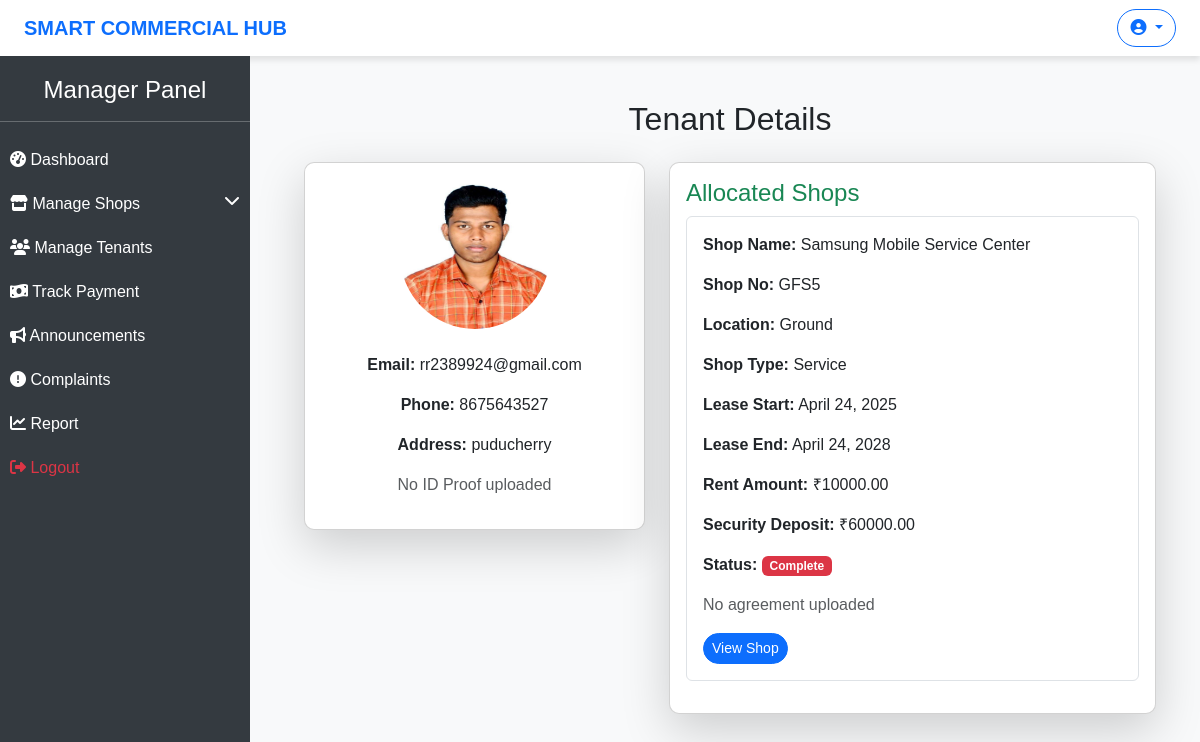
Before: /tenant-details/3/ with the older database file.
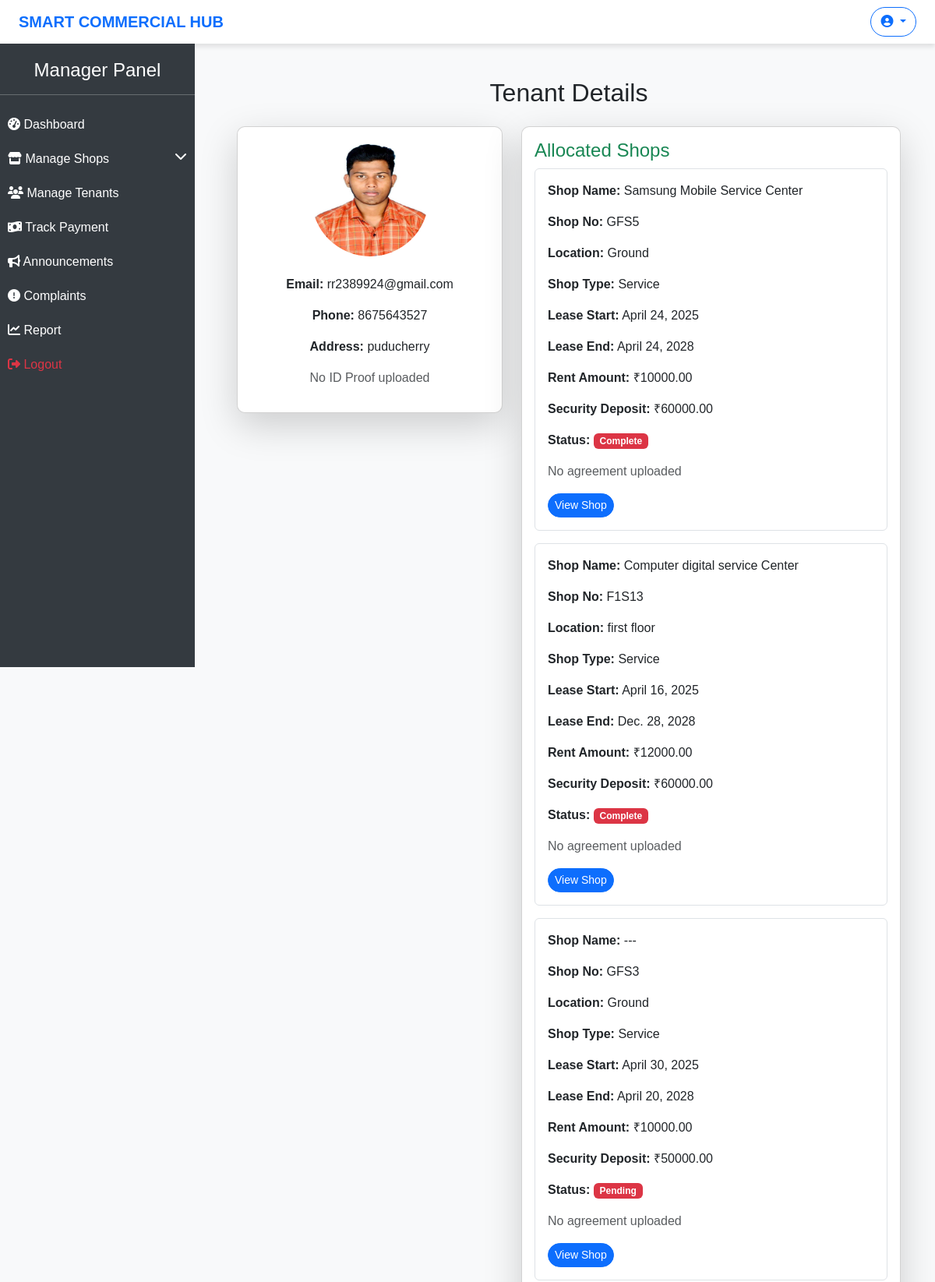
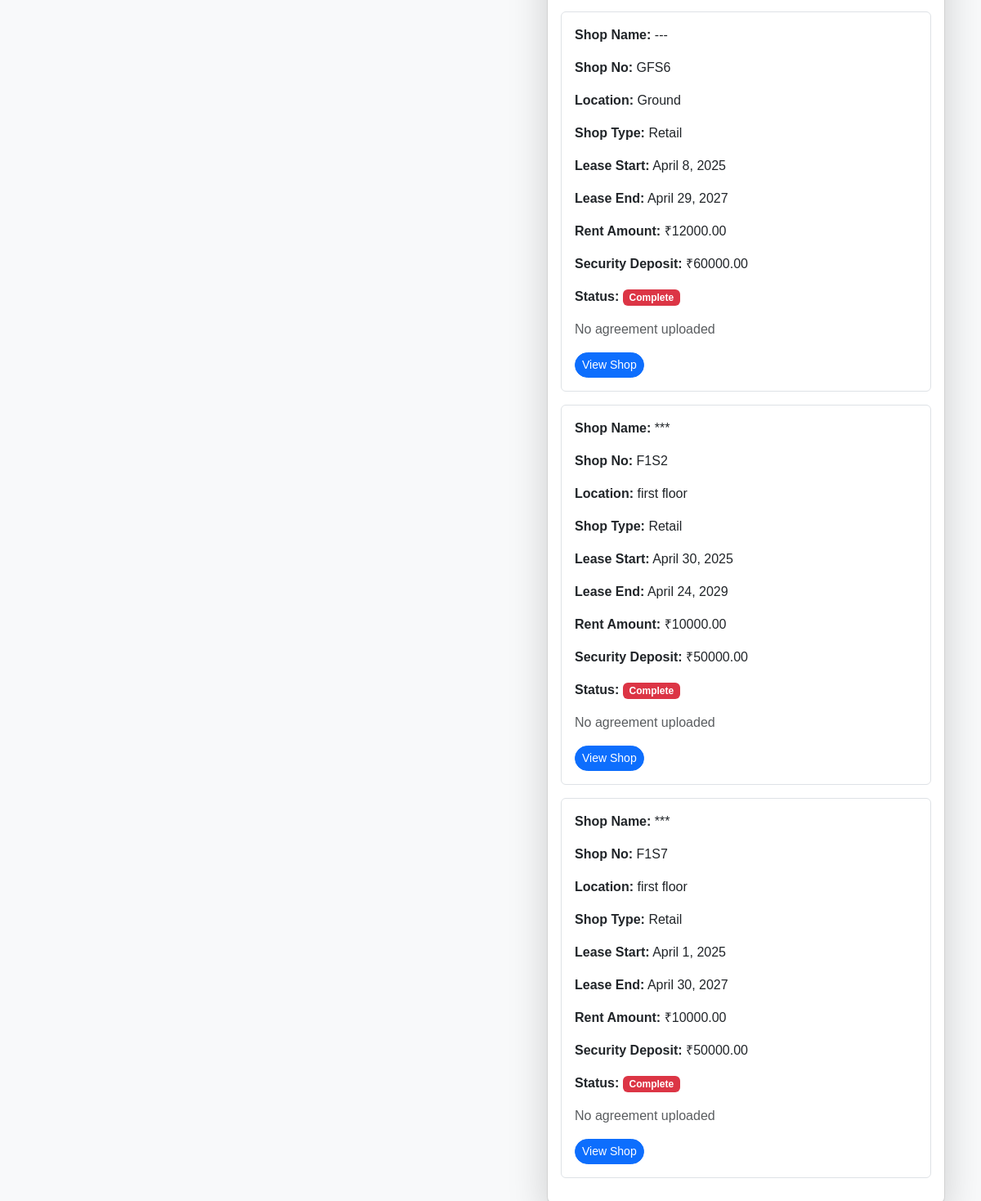
After: the same page with the newer database file (2 pictures, top to bottom).
### hub/models.py (models this page shows, shortened)
class AllocatedShop(models.Model):
    id = models.AutoField(primary_key=True)
    shop_id = models.ForeignKey(Shop,on_delete=models.CASCADE,related_name='shops')
    tenant_id = models.ForeignKey(Tenant,on_delete=models.CASCADE,related_name='tenants')
    lease_start = models.DateField()
    lease_end = models.DateField()
    rent_amount = models.DecimalField(max_digits=7,decimal_places=2)
    security_deposit = models.DecimalField(max_digits=7,decimal_places=2)
    payment_status = models.CharField(max_length=15,choices=PAYMENT_STATUS)
    status = models.CharField(max_length=10,choices=STATUS_CHOICES)
    agreement_document = models.FileField(upload_to='agreement/', null=True, blank=True)
    created_at = models.DateTimeField(auto_now_add=True)
    updated_at = models.DateTimeField(auto_now_add=True)

class Shop(models.Model):
    STATUS_CHOICES = [
        ('occupied','Occupied'),
        ('vacant','Vacant'),
    ]
    SHOP_TYPES = [
        ('retail', 'Retail'),
        ('restaurant', 'Restaurant'),
        ('service', 'Service'),
        ('entertainment', 'Entertainment'),
        ('other', 'Other'),
    ]
    id = models.AutoField(primary_key=True)
    name = models.CharField(max_length=115)
    shop_no = models.CharField(max_length=10,unique=True)
    size = models.IntegerField(null=True,blank=True)
    location = models.CharField(max_length=115)
    shop_type = models.CharField(max_length=50,choices=SHOP_TYPES)
    status = models.CharField(max_length=15,choices=STATUS_CHOICES,default='vacant')
    image = models.ImageField(upload_to='shop_images/', null=True, blank=True)
    created_at = models.DateTimeField(auto_now_add=True)
    updated_at = models.DateTimeField(auto_now_add=True)

### hub/views.py (the view)
# urls.py: path('tenant-details/<int:tenant_id>/', tenant_details, name="tenant_details"),
def tenant_details(request, tenant_id):
    tenant = get_object_or_404(Tenant, id=tenant_id)
    allocated_shops = AllocatedShop.objects.filter(tenant_id=tenant_id)
    return render(request, "manager/tenant_details.html", {
        "tenant": tenant,
        "allocated_shops": allocated_shops,
    })

### templates/manager/tenant_details.html (shortened to what this page needs)
{% extends "manager/base.html" %}
{% block content %}
<div class="container">
    <h2 class="text-center my-4">Tenant Details</h2>
    <div class="row">
        <div class="col-md-5">
            <div class="card shadow-lg">
                <div class="card-body text-center">
                    {% if tenant.image %}
                    <img src="{{ tenant.image.url }}" class="rounded-circle mb-3" width="150" height="150" alt="{{ tenant.tenant.username }}">
                    {% else %}
                    <img src="https://via.placeholder.com/150" class="rounded-circle mb-3" alt="No Image">
                    {% endif %}
                    <p class="card-text"><strong>Email:</strong> {{ tenant.tenant.email }}</p>
                    <p class="card-text"><strong>Phone:</strong> {{ tenant.phone }}</p>
                    <p class="card-text"><strong>Address:</strong> {{ tenant.address }}</p>
                    {% if tenant.id_proof %}
                    <p><a href="{{ tenant.id_proof.url }}" class="btn btn-sm btn-info" target="_blank">View ID Proof</a></p>
                    {% else %}
                    <p class="text-muted">No ID Proof uploaded</p>
                    {% endif %}
                </div>
            </div>
        </div>
        <div class="col-md-7">
            <div class="card shadow-lg">
                <div class="card-body">
                    <h4 class="card-title text-success">Allocated Shops</h4>
                    {% if allocated_shops %}
                        {% for shop in allocated_shops %}
                            <div class="border rounded p-3 mb-3">
                                <p><strong>Shop Name:</strong> {{ shop.shop_id.name }}</p>
                                <p><strong>Shop No:</strong> {{ shop.shop_id.shop_no }}</p>
                                <p><strong>Location:</strong> {{ shop.shop_id.location }}</p>
                                <p><strong>Shop Type:</strong> {{ shop.shop_id.get_shop_type_display }}</p>
                                <p><strong>Lease Start:</strong> {{ shop.lease_start }}</p>
                                <p><strong>Lease End:</strong> {{ shop.lease_end }}</p>
                                <p><strong>Rent Amount:</strong> ₹{{ shop.rent_amount }}</p>
                                <p><strong>Security Deposit:</strong> ₹{{ shop.security_deposit }}</p>
                                <p><strong>Status:</strong>
                                    <span class="badge {% if shop.payment_status == 'paid' %} bg-success {% else %} bg-danger {% endif %}">
                                        {{ shop.get_payment_status_display }}
                                    </span>
                                </p>
                                {% if shop.agreement_document %}
                                    <p><a href="{{ shop.agreement_document.url }}" class="btn btn-sm btn-secondary" target="_blank">View Agreement</a></p>
                                {% else %}
                                    <p class="text-muted">No agreement uploaded</p>
                                {% endif %}
                                <div class="mt-3">
                                    <a href="{% url 'shop_details' shop.shop_id.id %}" class="btn btn-primary btn-sm">View Shop</a>
                                </div>
                            </div>
                        {% endfor %}
                    {% else %}
                        <p class="text-danger">No shop allocated to this tenant.</p>
                    {% endif %}
                </div>
            </div>
        </div>
    </div>
</div>
{% endblock %}

Changed rows visible on the page:
added AllocatedShop: shop_id.name "Computer digital service Center", shop_id.shop_no "F1S13", shop_id.location "first floor", shop_id.shop_type "Service", lease_start "April 16, 2025", lease_end "Dec. 28, 2028", rent_amount "12000.00", security_deposit "60000.00", payment_status "Complete", agreement_document "No agreement uploaded"
added AllocatedShop: shop_id.name "---", shop_id.shop_no "GFS3", shop_id.location "Ground", shop_id.shop_type "Service", lease_start "April 30, 2025", lease_end "April 20, 2028", rent_amount "10000.00", security_deposit "50000.00", payment_status "Pending", agreement_document "No agreement uploaded"
added AllocatedShop: shop_id.name "---", shop_id.shop_no "GFS6", shop_id.location "Ground", shop_id.shop_type "Retail", lease_start "April 8, 2025", lease_end "April 29, 2027", rent_amount "12000.00", security_deposit "60000.00", payment_status "Complete", agreement_document "No agreement uploaded"
added AllocatedShop: shop_id.name "***", shop_id.shop_no "F1S2", shop_id.location "first floor", shop_id.shop_type "Retail", lease_start "April 30, 2025", lease_end "April 24, 2029", rent_amount "10000.00", security_deposit "50000.00", payment_status "Complete", agreement_document "No agreement uploaded"
added AllocatedShop: shop_id.name "***", shop_id.shop_no "F1S7", shop_id.location "first floor", shop_id.shop_type "Retail", lease_start "April 1, 2025", lease_end "April 30, 2027", rent_amount "10000.00", security_deposit "50000.00", payment_status "Complete", agreement_document "No agreement uploaded"
